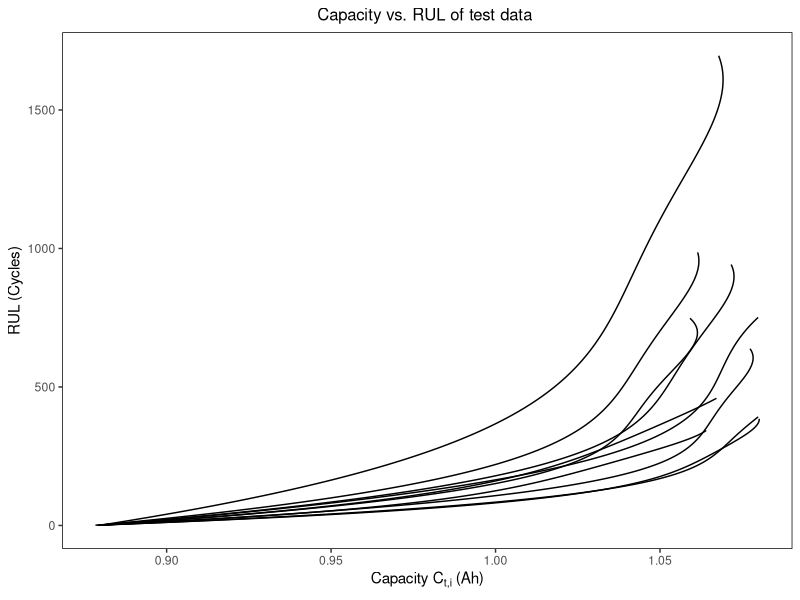
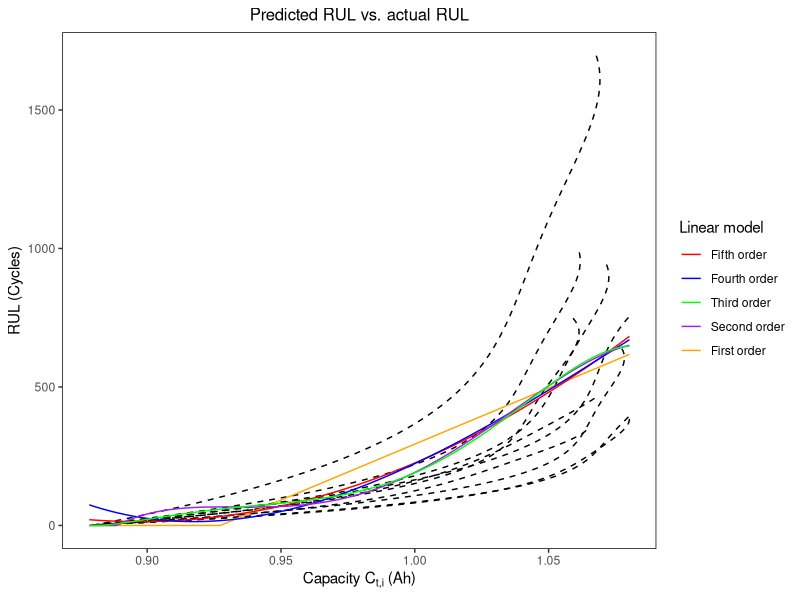
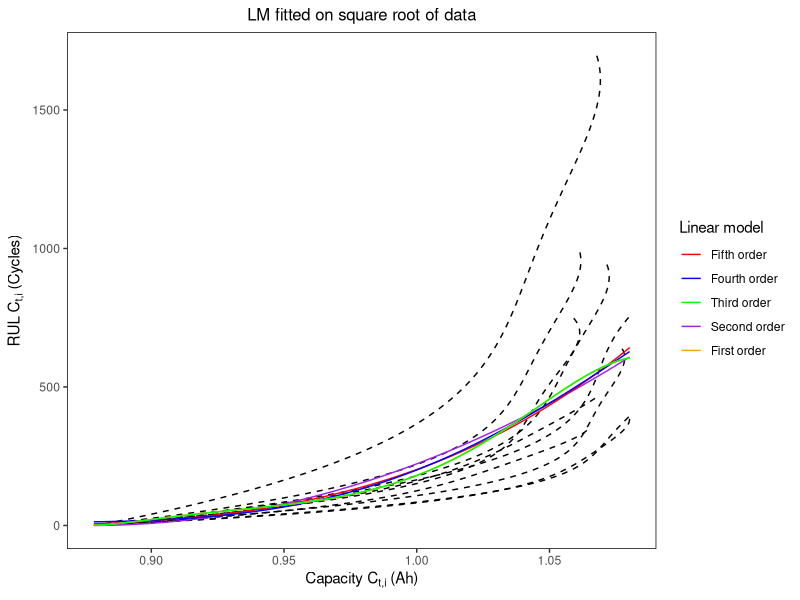
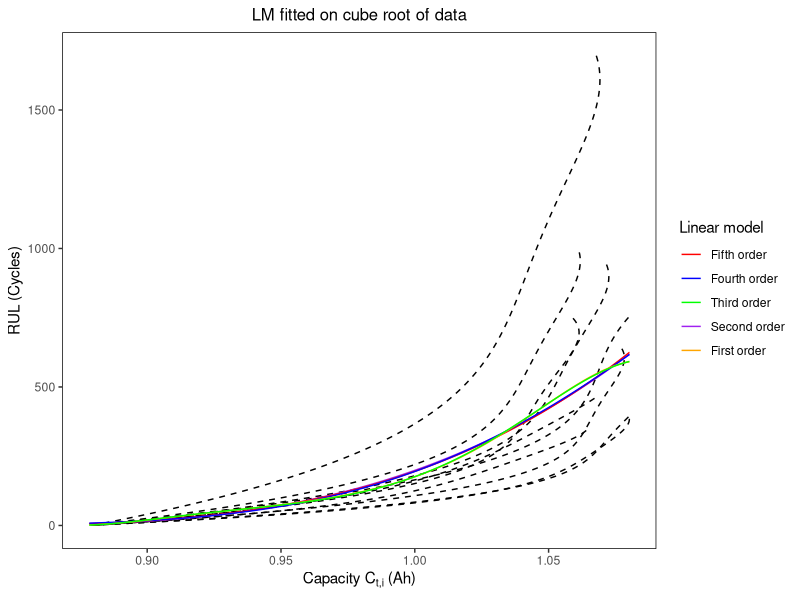

Source code (R) for these figures, in order:
library(reshape2)
library(ggplot2)

traindat = read.csv("./Data/Traindatlong.csv")
traindat$sqrtRUL = sqrt(traindat$RUL)
traindat$one_thirdRUL = (traindat$RUL)^(1/3)

testdata = read.csv("./Data/Battery_test.csv")

# Get actual RUL of testdata
RULdata <- data.frame(testdata$Cycle) # initalize data
for (i in 1:(ncol(testdata)-1)){ # loop over each battery
  c = c(seq(sum(!is.na(testdata[i+1])), sum(!is.na(testdata[i+1]))-
              (nrow(testdata)-1), -1))
  c[c<0] = 0 # remove negative values
  RULdata[ , ncol(RULdata) + 1] <- c # Append new column
  colnames(RULdata)[ncol(RULdata)] <- paste0("NO.", i)
}

# Data formatting
RULdata_long <- melt(RULdata, id = "testdata.Cycle") # long format
testdata_long <- melt(testdata, id = "Cycle")
testdata_long$RUL <- RULdata_long$value # add RULdata to testdata
#testdata_long$sqrtRUL = sqrt(testdata_long$RUL)
#testdata_long$one_thirdRUL = (testdata_long$RUL)^(1/3)
colnames(testdata_long)[2] <- "Battery" # change column names
colnames(testdata_long)[3] <- "Capacity"

# Plot RUL of test data
ggplot(data = testdata_long, aes(x = Capacity, y = RUL, group = Battery)) +
  ggtitle("Capacity vs. RUL of test data ") + 
  xlab(bquote("Capacity" ~ C["t,i"] ~ "(Ah)")) +
  ylab(bquote("RUL (Cycles)")) +
  #ggtitle("Figure 2: RUL (training)") +
  geom_path(size=0.5) +
  theme_bw() + 
  theme(plot.title = element_text(hjust = 0.5, size = 12), 
        panel.border = element_rect(colour = "black", fill=NA, size=0.5), 
        panel.grid.major = element_blank(),
        panel.grid.minor = element_blank(), 
        axis.line = element_blank())

# Fit Linear models

# DF containing prediction for RUL
predict = data.frame(Capacity = testdata_long$Capacity) 
{
#1st ord. 
lm1 = lm(RUL~Capacity, data = traindat) 
predict$lm1 = predict(lm1, new = testdata_long)

#1st ord. sqrt
lm1sqrt = lm(sqrtRUL~Capacity, data = traindat)
predict$lm1sqrt = predict(lm1sqrt, new = testdata_long)

#1st ord. 1/3
lm1third = lm(one_thirdRUL~Capacity, data = traindat)
predict$lm1third = predict(lm1third, new = testdata_long)

#2nd ord.
lm2 = lm(RUL~Capacity + I(Capacity^2), data = traindat) 
predict$lm2 = predict(lm2, new = testdata_long)

#2nd ord. sqrt
lm2sqrt = lm(sqrtRUL~Capacity + I(Capacity^2), data = traindat)
predict$lm2sqrt = predict(lm2sqrt, new = testdata_long) 

#2nd ord. 1/3
lm2third = lm(one_thirdRUL~Capacity + I(Capacity^2), data = traindat) 
predict$lm2third = predict(lm2third, new = testdata_long)

#3rd ord.
lm3 = lm(RUL~Capacity + I(Capacity^2) + I(Capacity^3), data = traindat) 
predict$lm3 = predict(lm3, new = testdata_long)

#3rd ord. sqrt
lm3sqrt = lm(sqrtRUL~Capacity + I(Capacity^2) + I(Capacity^3), data = traindat) 
predict$lm3sqrt = predict(lm3sqrt, new = testdata_long)

#3rd ord. 1/3
lm3third = lm(one_thirdRUL~Capacity + I(Capacity^2) 
              + I(Capacity^3), data = traindat)
predict$lm3third = predict(lm3third, new = testdata_long)

#4th ord.
lm4 = lm(RUL~Capacity + I(Capacity^2) + I(Capacity^3) 
         + I(Capacity^4), data = traindat) 
predict$lm4 = predict(lm4, new = testdata_long)

#4th ord. sqrt
lm4sqrt = lm(sqrtRUL~Capacity + I(Capacity^2) + I(Capacity^3) 
             + I(Capacity^4), data = traindat) 
predict$lm4sqrt = predict(lm4sqrt, new = testdata_long)

#4th ord. 1/3
lm4third = lm(one_thirdRUL~Capacity + I(Capacity^2) + 
                I(Capacity^3) + I(Capacity^4), data = traindat) 
predict$lm4third = predict(lm4third, new = testdata_long)

#5th ord.
lm5 = lm(RUL~Capacity + I(Capacity^2) + I(Capacity^3) + 
           I(Capacity^4) + I(Capacity^5), data = traindat)
predict$lm5 = predict(lm5, new = testdata_long)

#5th ord. sqrt
lm5sqrt = lm(sqrtRUL~Capacity + I(Capacity^2) + I(Capacity^3) + 
               I(Capacity^4) + I(Capacity^5), data = traindat)
predict$lm5sqrt = predict(lm5sqrt, new = testdata_long)

#5th ord. 1/3
lm5third = lm(one_thirdRUL~Capacity + I(Capacity^2) + I(Capacity^3) + 
                I(Capacity^4) + I(Capacity^5), data = traindat)
predict$lm5third = predict(lm5third, new = testdata_long)
}
# set negative values and non-existing values to 0
predict[(predict < 0) | is.na(predict)] = 0 


# Calculate errors for each method
MSE = c() # mean squared error
MAPE = c() # mean absolute percentage error

for (i in seq(2,ncol(predict),3)){ # loop over each linear fit in steps of 3
    MSE = append(MSE,mean((testdata_long$RUL - predict[,i])^2)) # calculate MSE
    MSE = append(MSE,mean((sqrt(testdata_long$RUL) - predict[,i+1])^2)) # sqrt method
    MSE = append(MSE,mean(((testdata_long$RUL)^(1/3) - predict[,i+2])^2)) # inverse cube
    
    RUL  = testdata_long$RUL
    x1 = abs((RUL-predict[,i])/RUL) * 100 # calculate absolute percentage error
    x1[is.na(x1)] <- 0 # set NaN to 0
    MAPE = append(MAPE,mean(x1))
    
    # same for sqrt
    RUL = sqrt(testdata_long$RUL)
    x2 = abs((RUL-predict[,i+1])/RUL) * 100 # calculate absolute percentage error
    x2[is.na(x2)] <- 0 # set NaN to 0
    MAPE = append(MAPE,mean(x2))
    
    # Inverse cube
    RUL = testdata_long$RUL^(1/3)
    x3 = abs((RUL-predict[,i+2])/RUL) * 100 # calculate absolute percentage error
    x3[is.na(x3)] <- 0 # set NaN to 0
    MAPE = append(MAPE,mean(x3))

}

error <- data.frame(MSE = MSE, MAPE = MAPE)
# fix rownames
rownames(error)[seq(1,15,3)] <- paste0("lm", seq(1,5))
rownames(error)[seq(2,15,3)] <- paste0("lm", seq(1,5),"sqrt")
rownames(error)[seq(3,15,3)] <- paste0("lm", seq(1,5),"^(1/3)")

# Plot linear fits
ggplot() +
  xlab(bquote("Capacity" ~ C["t,i"] ~ "(Ah)")) +
  ylab(bquote("RUL (Cycles)")) +
  ggtitle("Predicted RUL vs. actual RUL") +
  geom_path(data = testdata_long, 
            aes(x = Capacity, y = RUL, group = Battery), size=0.5,lty=2) +
  theme_bw() + 
  theme(plot.title = element_text(hjust = 0.5, size = 12), 
        panel.border = element_rect(colour = "black", fill=NA, linewidth=0.5), 
        panel.grid.major = element_blank(),
        panel.grid.minor = element_blank(), 
        axis.line = element_blank()) +
  geom_line(data = predict, aes(x = testdata_long$Capacity, 
                y = lm1, color = 'red'),linewidth=0.5) +
  geom_line(data = predict, aes(x = testdata_long$Capacity, 
                y = lm2, color = 'blue'),linewidth=0.5) +
  geom_line(data = predict, aes(x = testdata_long$Capacity, 
                y = lm3, color = 'green'),linewidth=0.5) +
  geom_line(data = predict, aes(x = testdata_long$Capacity, 
                y = lm4, color = 'purple'),linewidth=0.5) +
  geom_line(data = predict, aes(x = testdata_long$Capacity, 
                y = lm5, color = 'orange'),linewidth=0.5) +
  labs(colour="Linear model") +
  scale_color_manual(
    labels = 
      c("Fifth order", "Fourth order","Third order", "Second order","First order"), 
    values = c("red","blue", "green","purple","orange")) 

# Plot fits on square root
ggplot() +
  xlab(bquote("Capacity" ~ C["t,i"] ~ "(Ah)")) +
  ylab(bquote("RUL" ~ C["t,i"] ~ "(Cycles)")) +
  ggtitle("LM fitted on square root of data") +
  geom_path(data = testdata_long, 
            aes(x = Capacity, y = RUL, group = Battery), size=0.5, lty=2) +
  theme_bw() + 
  theme(plot.title = element_text(hjust = 0.5, size = 12), 
        panel.border = element_rect(colour = "black", fill=NA, linewidth=0.5), 
        panel.grid.major = element_blank(),
        panel.grid.minor = element_blank(), 
        axis.line = element_blank()) +
  geom_line(data = predict, aes(x = testdata_long$Capacity, 
                                y = lm1sqrt^2, color = 'red') ) +
  geom_line(data = predict, aes(x = testdata_long$Capacity, 
                                y = lm2sqrt^2, color = 'blue') ) +
  geom_line(data = predict, aes(x = testdata_long$Capacity, 
                                y = lm3sqrt^2, color = 'green') ) +
  geom_line(data = predict, aes(x = testdata_long$Capacity, 
                                y = lm4sqrt^2, color = 'yellow') ) +
  geom_line(data = predict, aes(x = testdata_long$Capacity, 
                                y = lm5sqrt^2, color = 'orange') ) +
  labs(colour="Linear model") +
  scale_color_manual(
    labels = 
      c("Fifth order", "Fourth order","Third order", "Second order","First order"), 
    values = c("red","blue", "green","purple","orange")) 



# Plot fits on cube root
ggplot() +
  xlab(bquote("Capacity" ~ C["t,i"] ~ "(Ah)")) +
  ylab(bquote("RUL (Cycles)")) +
  ggtitle("LM fitted on cube root of data") +
  geom_path(data = testdata_long, 
            aes(x = Capacity, y = RUL, group = Battery), size=0.5, lty=2) +
  theme_bw() + 
  theme(plot.title = element_text(hjust = 0.5, size = 12), 
        panel.border = element_rect(colour = "black", fill=NA, linewidth=0.5), 
        panel.grid.major = element_blank(),
        panel.grid.minor = element_blank(), 
        axis.line = element_blank()) +
  geom_line(data = predict, aes(x = testdata_long$Capacity, 
                                y = lm1third^3, color = 'red') ) +
  geom_line(data = predict, aes(x = testdata_long$Capacity, 
                                y = lm2third^3, color = 'blue') ) +
  geom_line(data = predict, aes(x = testdata_long$Capacity, 
                                y = lm3third^3, color = 'green') ) +
  geom_line(data = predict, aes(x = testdata_long$Capacity, 
                                y = lm4third^3, color = 'yellow') ) +
  geom_line(data = predict, aes(x = testdata_long$Capacity, 
                                y = lm5third^3, color = 'orange') ) +
  labs(colour="Linear model") +
  scale_color_manual(
    labels = 
      c("Fifth order", "Fourth order","Third order", "Second order","First order"), 
    values = c("red","blue", "green","purple","orange")) 
  
